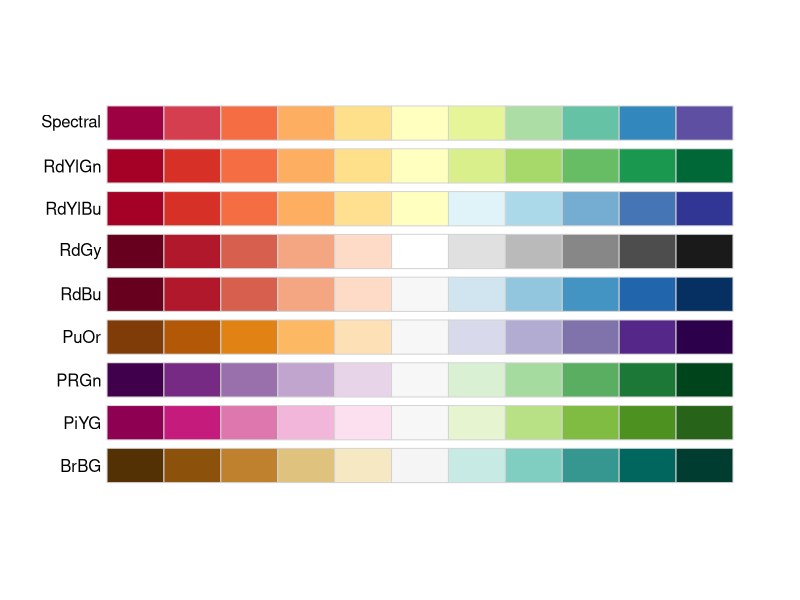
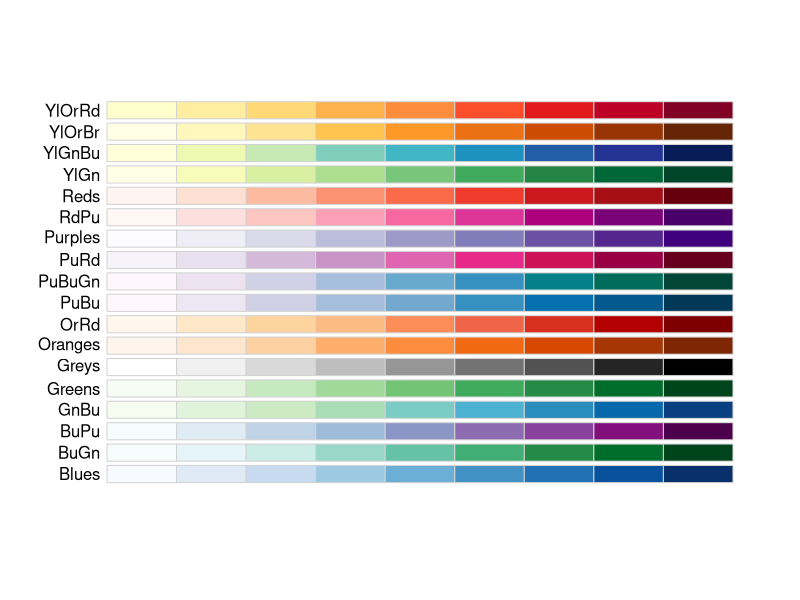
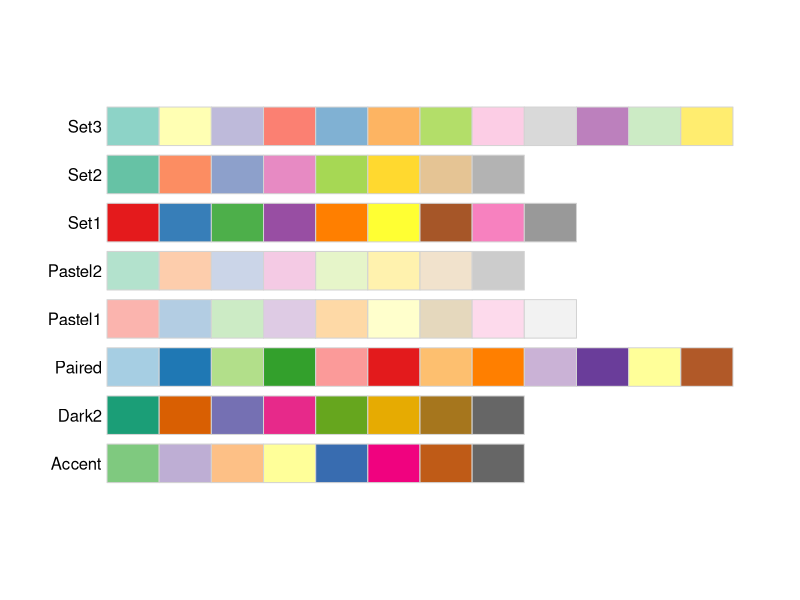
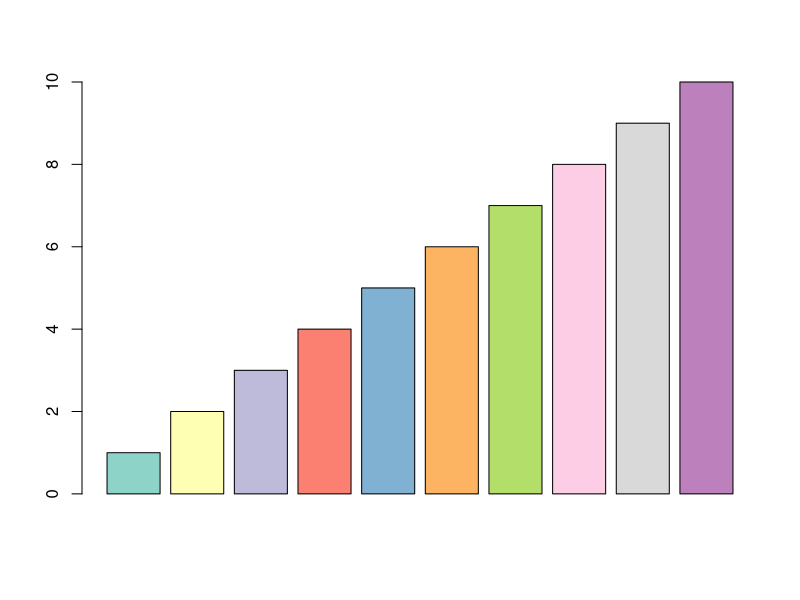
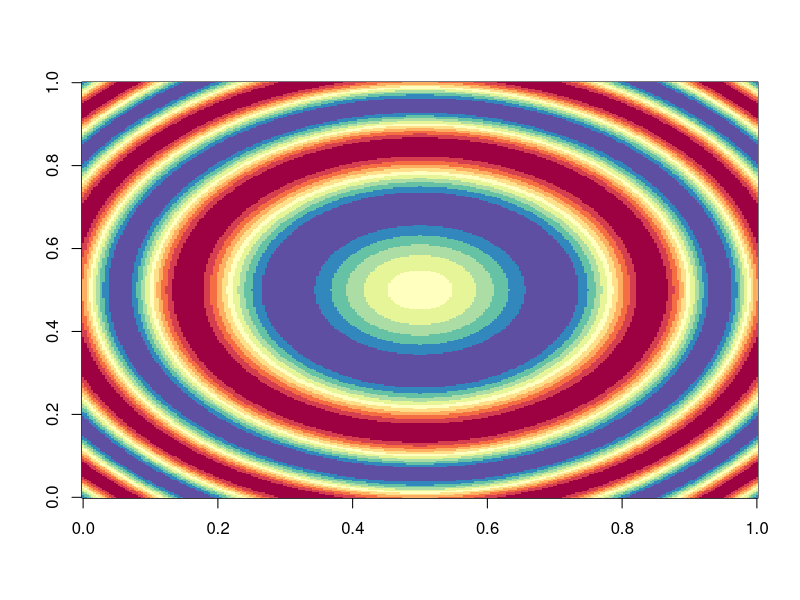
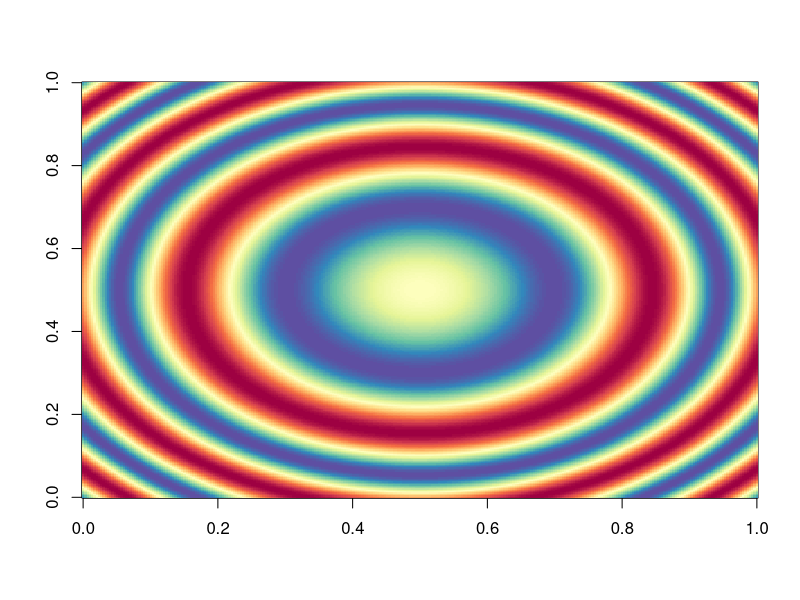

Reproduce these figures in R, in order.
# -*- Mode:R; Coding:us-ascii-unix; fill-column:160 -*-

################################################################################################################################################################
##
# @file      colorBrewer.R
# @author    Mitch Richling <https://www.mitchr.me>
# @Copyright Copyright 2015 by Mitch Richling.  All rights reserved.
# @brief     Using color brewer colors in R.@EOL
# @Keywords  colorbrewer package cran brewer colors R
#
# See ggplot2.R for how to use colorbrewer with ggplot2.
#            

################################################################################################################################################################
# Load the library

library(RColorBrewer)

################################################################################################################################################################
# The "Sequential palettes"

display.brewer.all(type="div")

################################################################################################################################################################
# The "Diverging palettes"

display.brewer.all(type="seq")

################################################################################################################################################################
# The "Qualitative palettes"

display.brewer.all(type="qual")

################################################################################################################################################################
# Using color brewer with base graphics barplot

barplot(1:10, col=mypalette<-brewer.pal(10,"Set3"))

################################################################################################################################################################
# Using color brewer with base graphics image

x <- seq(-pi, pi, len = 300)
y <- x
r <- sqrt(outer(x^2, y^2, "+"))
z <- sin(r^2)
image(z, col=brewer.pal(11,"Spectral"))

################################################################################################################################################################
# Sometimes you need more colors.  Here is one way to expand the number of colors

image(z, col=colorRampPalette(brewer.pal(11,"Spectral"))(100))
